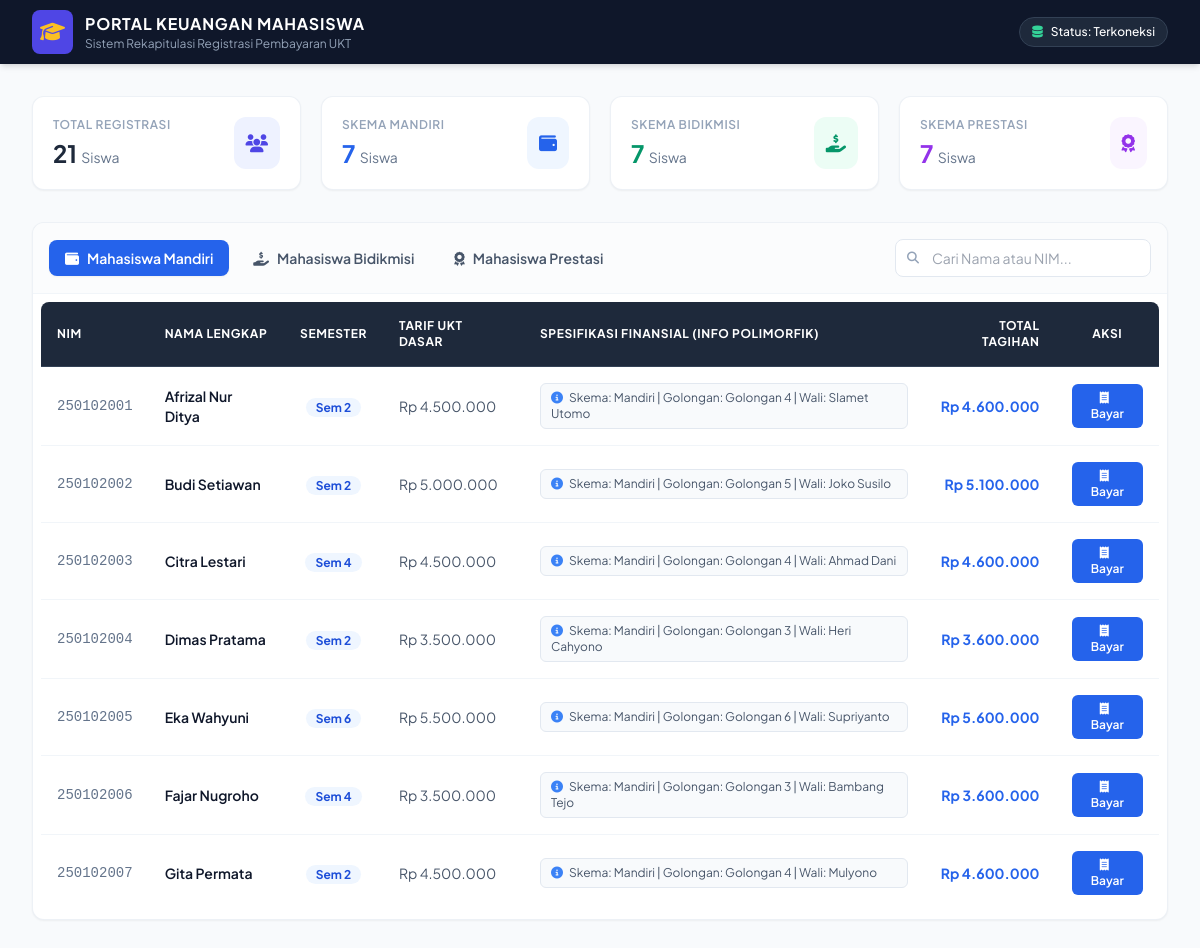
The page / on the database its author committed.
### tables this page shows
CREATE TABLE `tabel_mahasiswa` (
  `id_mahasiswa` int NOT NULL,
  `nama_mahasiswa` varchar(255) NOT NULL,
  `nim` varchar(20) NOT NULL,
  `semester` int NOT NULL,
  `tarif_ukt_nominal` decimal(10,2) NOT NULL,
  `jenis_pembiayaan` enum('Mandiri','Bidikmisi','Prestasi') NOT NULL,
  `golongan_ukt` varchar(10) DEFAULT NULL,
  `nama_wali` varchar(150) DEFAULT NULL,
  `nomor_kip_kuliah` varchar(50) DEFAULT NULL,
  `dana_saku_subsidi` decimal(10,2) DEFAULT NULL,
  `nama_instansi_beasiswa` varchar(155) DEFAULT NULL,
  `minimal_ipk_bersyarat` decimal(3,2) DEFAULT NULL
);

### MahasiswaMandiri.php (called while the page is built, shortened)
<?php
require_once 'mahasiswa.php';
class MahasiswaMandiri extends Mahasiswa {
    private $golonganUkt;
    private $namaWali;
    public function __construct($data = []) {
        if (!empty($data)) {
            $this->golonganUkt = $data['golongan_ukt'] ?? '';
            $this->namaWali    = $data['nama_wali'] ?? '';
        }
    }
    public function hitungTagihanSemester() {
        return $this->tarif_ukt_nominal + 100000;
    }
    public function tampilkanSpesifikasiAkademik() {
        return "Skema: Mandiri | Golongan: " . $this->golonganUkt . " | Wali: " . $this->namaWali;
    }
    public function getDaftarMandiri($db) {
        $query = "SELECT id_mahasiswa, nama_mahasiswa, nim, semester, tarif_ukt_nominal, jenis_pembiayaan, golongan_ukt, nama_wali
                  FROM tabel_mahasiswa
                  WHERE jenis_pembiayaan = 'Mandiri'";
        $result = $db->query($query);
        return $result->fetch_all(MYSQLI_ASSOC);
    }
}
?>

### MahasiswaBidikmisi.php (called while the page is built, shortened)
<?php
require_once 'mahasiswa.php';
class MahasiswaBidikmisi extends Mahasiswa {
    public function getDaftarBidikmisi($db) {
        $query = "SELECT id_mahasiswa, nama_mahasiswa, nim, semester, tarif_ukt_nominal, jenis_pembiayaan, nomor_kip_kuliah, dana_saku_subsidi
                  FROM tabel_mahasiswa
                  WHERE jenis_pembiayaan = 'Bidikmisi'";
        $result = $db->query($query);
        return $result->fetch_all(MYSQLI_ASSOC);
    }
}
?>

### MahasiswaPrestasi.php (called while the page is built, shortened)
<?php
require_once 'mahasiswa.php';
class MahasiswaPrestasi extends Mahasiswa {
    public function getDaftarPrestasi($db) {
        $query = "SELECT id_mahasiswa, nama_mahasiswa, nim, semester, tarif_ukt_nominal, jenis_pembiayaan, nama_instansi_beasiswa, minimal_ipk_bersyarat
                  FROM tabel_mahasiswa
                  WHERE jenis_pembiayaan = 'Prestasi'";
        $result = $db->query($query);
        return $result->fetch_all(MYSQLI_ASSOC);
    }
}
?>

### mahasiswa.php (called while the page is built, shortened)
<?php
abstract class Mahasiswa {
    protected $nama_mahasiswa;
    protected $nim;
    protected $semester;
    protected $tarif_ukt_nominal;
    public function __construct($data) {
        $this->nama_mahasiswa    = $data['nama_mahasiswa'] ?? '';
        $this->nim               = $data['nim'] ?? '';
        $this->semester          = $data['semester'] ?? 0;
        $this->tarif_ukt_nominal = $data['tarif_ukt_nominal'] ?? 0.0;
    }
    public function getNamaMahasiswa() {
        return $this->nama_mahasiswa;
    }
    public function getNim() {
        return $this->nim;
    }
    public function getSemester() {
        return $this->semester;
    }
    public function getTarifUktNominal() {
        return $this->tarif_ukt_nominal;
    }
}

### index.php (the view, shortened to what this page needs)
<?php
require_once 'koneksi.php';
require_once 'mahasiswa.php';
require_once 'MahasiswaMandiri.php';
require_once 'MahasiswaBidikmisi.php';
require_once 'MahasiswaPrestasi.php';
$db = $koneksiObj->db;
$mandiriObj   = new MahasiswaMandiri();
$bidikmisiObj = new MahasiswaBidikmisi();
$prestasiObj  = new MahasiswaPrestasi();
$dataRawMandiri   = $mandiriObj->getDaftarMandiri($db);
$dataRawBidikmisi = $bidikmisiObj->getDaftarBidikmisi($db);
$dataRawPrestasi  = $prestasiObj->getDaftarPrestasi($db);
$totalMandiri   = count($dataRawMandiri);
$totalBidikmisi = count($dataRawBidikmisi);
$totalPrestasi  = count($dataRawPrestasi);
$totalMahasiswa = $totalMandiri + $totalBidikmisi + $totalPrestasi;
$listMandiri = [];
foreach ($dataRawMandiri as $row) { $listMandiri[] = new MahasiswaMandiri($row); }
?>
<!DOCTYPE html>
<html lang="id">
<head>
    <script src="https://cdn.tailwindcss.com"></script>
    <link rel="stylesheet" href="https://cdnjs.cloudflare.com/ajax/libs/font-awesome/6.4.0/css/all.min.css">
</head>
<body class="bg-slate-50 min-h-screen text-slate-800">
    <nav class="bg-slate-900 text-white shadow-md">
        <div class="max-w-7xl mx-auto px-4 sm:px-6 lg:px-8">
            <div class="flex items-center justify-between h-16">
                <div class="flex items-center space-x-3">
                    <div class="p-2 bg-indigo-600 rounded-lg">
                        <i class="fa-solid fa-graduation-cap text-xl text-amber-400"></i>
                    </div>
                    <div>
                        <span class="font-bold text-md tracking-wider block">PORTAL KEUANGAN MAHASISWA</span>
                        <span class="text-xs text-slate-400 block">Sistem Rekapitulasi Registrasi Pembayaran UKT</span>
                    </div>
                </div>
                <div class="flex items-center">
                    <span class="text-xs bg-slate-800 px-3 py-1.5 rounded-full border border-slate-700 font-medium">
                        <i class="fa-solid fa-database text-emerald-400 mr-2"></i>Status: Terkoneksi
                    </span>
                </div>
            </div>
        </div>
    </nav>
    <main class="max-w-7xl mx-auto px-4 sm:px-6 lg:px-8 py-8">
        <div class="grid grid-cols-1 md:grid-cols-4 gap-5 mb-8">
            <div class="bg-white p-5 rounded-xl shadow-sm border border-slate-200/60 flex items-center justify-between">
                <div>
                    <p class="text-xs font-semibold text-slate-400 uppercase tracking-wider">Total Registrasi</p>
                    <h3 class="text-2xl font-bold text-slate-800 mt-1"><?= $totalMahasiswa; ?> <span class="text-sm font-normal text-slate-500">Siswa</span></h3>
                </div>
                <div class="p-3 bg-indigo-50 text-indigo-600 rounded-xl"><i class="fa-solid fa-users text-lg"></i></div>
            </div>
            <div class="bg-white p-5 rounded-xl shadow-sm border border-slate-200/60 flex items-center justify-between cursor-pointer hover:border-blue-400 transition" onclick="switchTab('mandiri')">
                <div>
                    <p class="text-xs font-semibold text-slate-400 uppercase tracking-wider">Skema Mandiri</p>
                    <h3 class="text-2xl font-bold text-blue-600 mt-1"><?= $totalMandiri; ?> <span class="text-sm font-normal text-slate-500">Siswa</span></h3>
                </div>
                <div class="p-3 bg-blue-50 text-blue-600 rounded-xl"><i class="fa-solid fa-wallet text-lg"></i></div>
            </div>
            <div class="bg-white p-5 rounded-xl shadow-sm border border-slate-200/60 flex items-center justify-between cursor-pointer hover:border-emerald-400 transition" onclick="switchTab('bidikmisi')">
                <div>
                    <p class="text-xs font-semibold text-slate-400 uppercase tracking-wider">Skema Bidikmisi</p>
                    <h3 class="text-2xl font-bold text-emerald-600 mt-1"><?= $totalBidikmisi; ?> <span class="text-sm font-normal text-slate-500">Siswa</span></h3>
                </div>
                <div class="p-3 bg-emerald-50 text-emerald-600 rounded-xl"><i class="fa-solid fa-hand-holding-dollar text-lg"></i></div>
            </div>
            <div class="bg-white p-5 rounded-xl shadow-sm border border-slate-200/60 flex items-center justify-between cursor-pointer hover:border-purple-400 transition" onclick="switchTab('prestasi')">
                <div>
                    <p class="text-xs font-semibold text-slate-400 uppercase tracking-wider">Skema Prestasi</p>
                    <h3 class="text-2xl font-bold text-purple-600 mt-1"><?= $totalPrestasi; ?> <span class="text-sm font-normal text-slate-500">Siswa</span></h3>
                </div>
                <div class="p-3 bg-purple-50 text-purple-600 rounded-xl"><i class="fa-solid fa-award text-lg"></i></div>
            </div>
        </div>
        <div class="bg-white rounded-xl shadow-sm border border-slate-200/60 overflow-hidden">
            <div class="border-b border-slate-100 bg-slate-50/50 p-4 flex flex-col sm:flex-row sm:items-center sm:justify-between gap-4">
                <div class="flex flex-wrap gap-2">
                    <button id="tab-mandiri" onclick="switchTab('mandiri')" class="px-4 py-2 text-sm font-semibold rounded-lg transition shadow-sm bg-blue-600 text-white">
                        <i class="fa-solid fa-wallet mr-2"></i>Mahasiswa Mandiri
                    </button>
                    <button id="tab-bidikmisi" onclick="switchTab('bidikmisi')" class="px-4 py-2 text-sm font-semibold rounded-lg transition text-slate-600 hover:bg-slate-100">
                        <i class="fa-solid fa-hand-holding-dollar mr-2"></i>Mahasiswa Bidikmisi
                    </button>
                    <button id="tab-prestasi" onclick="switchTab('prestasi')" class="px-4 py-2 text-sm font-semibold rounded-lg transition text-slate-600 hover:bg-slate-100">
                        <i class="fa-solid fa-award mr-2"></i>Mahasiswa Prestasi
                    </button>
                </div>
                <div class="relative">
                    <span class="absolute inset-y-0 left-0 flex items-center pl-3 pointer-events-none text-slate-400">
                    </span>
                    <input type="text" id="searchInput" onkeyup="filterTable()" placeholder="Cari Nama atau NIM..." class="pl-9 pr-4 py-2 text-sm border border-slate-200 rounded-lg focus:outline-none focus:ring-2 focus:ring-slate-500 bg-white w-full sm:w-64">
                </div>
            </div>
            <div class="p-2 overflow-x-auto">
                <div id="content-mandiri" class="tab-content block">
                    <table class="w-full text-left border-collapse table-search">
                        <thead>
                            <tr class="bg-slate-800 text-white text-xs uppercase tracking-wider border-b border-slate-700">
                                <th class="p-4 rounded-tl-lg">NIM</th>
                                <th class="p-4">Nama Lengkap</th>
                                <th class="p-4 text-center">Semester</th>
                                <th class="p-4">Tarif UKT Dasar</th>
                                <th class="p-4">Spesifikasi Finansial (Info Polimorfik)</th>
                                <th class="p-4 text-right">Total Tagihan</th>
                                <th class="p-4 text-center rounded-tr-lg">Aksi</th>
                            </tr>
                        </thead>
                        <tbody class="divide-y divide-slate-100 text-sm">
                            <?php foreach ($listMandiri as $mhs): ?>
                            <tr class="hover:bg-slate-50/60 transition">
                                <td class="p-4 font-mono font-medium text-slate-500 target-nim"><?= htmlspecialchars($mhs->getNim()); ?></td>
                                <td class="p-4 font-semibold text-slate-900 target-name"><?= htmlspecialchars($mhs->getNamaMahasiswa()); ?></td>
                                <td class="p-4 text-center"><span class="bg-blue-50 text-blue-700 px-2.5 py-0.5 rounded-full text-xs font-bold">Sem <?= htmlspecialchars($mhs->getSemester()); ?></span></td>
                                <td class="p-4 text-slate-600">Rp <?= number_format($mhs->getTarifUktNominal(), 0, ',', '.'); ?></td>
                                <td class="p-4 text-xs"><span class="bg-slate-50 px-2.5 py-1.5 rounded-md border border-slate-200 block text-slate-600"><i class="fa-solid fa-circle-info text-blue-500 mr-1.5"></i><?= $mhs->tampilkanSpesifikasiAkademik(); ?></span></td>
                                <td class="p-4 text-right font-bold text-blue-600">Rp <?= number_format($mhs->hitungTagihanSemester(), 0, ',', '.'); ?></td>
                                <td class="p-4 text-center">
                                    <button onclick="openPaymentModal('<?= htmlspecialchars($mhs->getNamaMahasiswa()); ?>', '<?= htmlspecialchars($mhs->getNim()); ?>', 'Mandiri', <?= $mhs->hitungTagihanSemester(); ?>)" class="bg-blue-600 hover:bg-blue-700 text-white text-xs px-3 py-1.5 rounded-md font-semibold transition">
                                        <i class="fa-solid fa-receipt mr-1.5"></i>Bayar
                                    </button>
                                </td>
                            </tr>
                            <?php endforeach; ?>
                        </tbody>
                    </table>
                </div>
            </div>
        </div>
    </main>
</body>
</html>

### index.php (style rules this page uses)
body { font-family: 'Plus Jakarta Sans', sans-serif; }

### rows shown on the page
tabel_mahasiswa: nim "250102001", nama_mahasiswa "Afrizal Nur Ditya", semester "2", tarif_ukt_nominal "4.500.000", $mhs->tampilkanSpesifikasiAkademik() "Skema: Mandiri | Golongan: Golongan 4 | Wali: Slamet Utomo", tarif_ukt_nominal "4.600.000"
tabel_mahasiswa: nim "250102002", nama_mahasiswa "Budi Setiawan", semester "2", tarif_ukt_nominal "5.000.000", $mhs->tampilkanSpesifikasiAkademik() "Skema: Mandiri | Golongan: Golongan 5 | Wali: Joko Susilo", tarif_ukt_nominal "5.100.000"
tabel_mahasiswa: nim "250102003", nama_mahasiswa "Citra Lestari", semester "4", tarif_ukt_nominal "4.500.000", $mhs->tampilkanSpesifikasiAkademik() "Skema: Mandiri | Golongan: Golongan 4 | Wali: Ahmad Dani", tarif_ukt_nominal "4.600.000"
tabel_mahasiswa: nim "250102004", nama_mahasiswa "Dimas Pratama", semester "2", tarif_ukt_nominal "3.500.000", $mhs->tampilkanSpesifikasiAkademik() "Skema: Mandiri | Golongan: Golongan 3 | Wali: Heri Cahyono", tarif_ukt_nominal "3.600.000"
tabel_mahasiswa: nim "250102005", nama_mahasiswa "Eka Wahyuni", semester "6", tarif_ukt_nominal "5.500.000", $mhs->tampilkanSpesifikasiAkademik() "Skema: Mandiri | Golongan: Golongan 6 | Wali: Supriyanto", tarif_ukt_nominal "5.600.000"
tabel_mahasiswa: nim "250102006", nama_mahasiswa "Fajar Nugroho", semester "4", tarif_ukt_nominal "3.500.000", $mhs->tampilkanSpesifikasiAkademik() "Skema: Mandiri | Golongan: Golongan 3 | Wali: Bambang Tejo", tarif_ukt_nominal "3.600.000"
tabel_mahasiswa: nim "250102007", nama_mahasiswa "Gita Permata", semester "2", tarif_ukt_nominal "4.500.000", $mhs->tampilkanSpesifikasiAkademik() "Skema: Mandiri | Golongan: Golongan 4 | Wali: Mulyono", tarif_ukt_nominal "4.600.000"

### other values the page prints
$totalMahasiswa "21"
$totalMandiri "7"
$totalBidikmisi "7"
$totalPrestasi "7"
